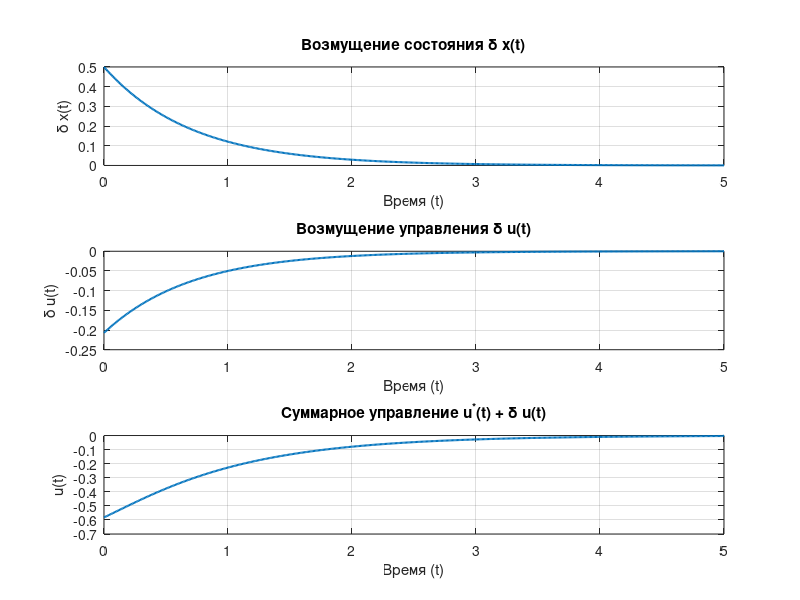

This figure's MATLAB source:
clc
clear all
close all

% Параметры системы
Q = 1; % Вес состояния
R = 1; % Вес управления
T = 5; % Время моделирования
dt = 0.01; % Шаг времени

% Задание матриц A(t) и B(t) для линеаризованной системы
A = @(t) -1; % Производная состояния
B = @(t) 1; % Производная управления

% Численное решение уравнения Риккати
N = T / dt; % Количество шагов времени
t = linspace(0, T, N);
P = zeros(1, N); % Матрица Риккати
P(end) = 0; % Граничное условие P(∞) = 0
% Обратный расчет уравнения Риккати
for i = N-1:-1:1
    dP = -(A(t(i))' * P(i+1) + P(i+1) * A(t(i)) - P(i+1) * B(t(i)) * R^(-1) * B(t(i))' * P(i+1) + Q);
    P(i) = P(i+1) - dP * dt;
end

% Вычисление оптимального управления
x0 = 0.5; % Начальное состояние
x = zeros(1, N); x(1) = x0;
u_star = @(t) (1/8) * exp(-3*t) - (1/2) * exp(-t); % Оптимальное управление
u = zeros(1, N);
delta_u = zeros(1, N);

for i = 1:N-1
    delta_u(i) = -R^(-1) * B(t(i))' * P(i) * x(i);
    u(i) = u_star(t(i)) + delta_u(i);
    dx = A(t(i)) * x(i) + B(t(i)) * delta_u(i);
    x(i+1) = x(i) + dx * dt;
end

% Графики
figure;
subplot(3, 1, 1);
plot(t, x, 'LineWidth', 1.5);
title('Возмущение состояния \delta x(t)');
xlabel('Время (t)'); ylabel('\delta x(t)');
grid on;

subplot(3, 1, 2);
plot(t, delta_u, 'LineWidth', 1.5);
title('Возмущение управления \delta u(t)');
xlabel('Время (t)'); ylabel('\delta u(t)');
grid on;

subplot(3, 1, 3);
plot(t, u, 'LineWidth', 1.5);
title('Суммарное управление u^*(t) + \delta u(t)');
xlabel('Время (t)'); ylabel('u(t)');
grid on;
